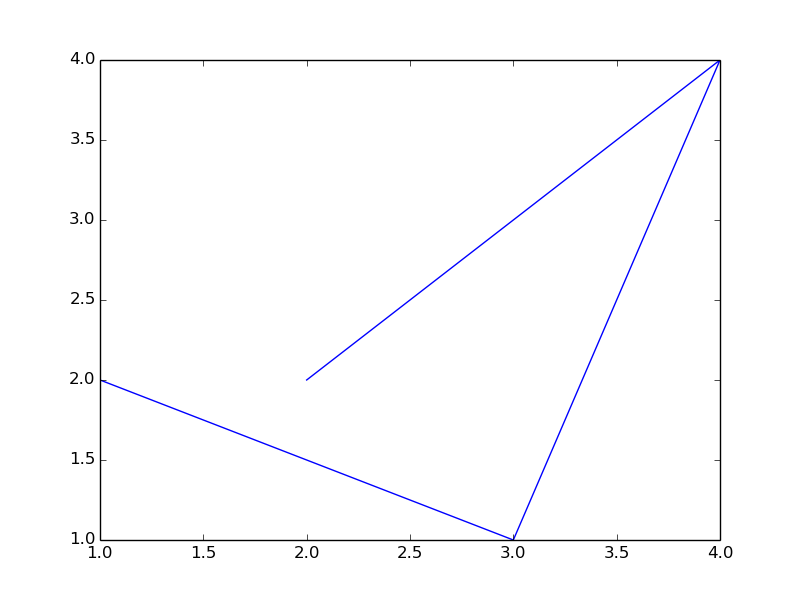

Write the Python code that produced this figure.
import matplotlib.pyplot as plt

x = [1, 3, 4, 2]
y = [2, 1, 4, 2]

plt.clf()
plt.plot(x,y)
plt.savefig("ex_base_01.png")
